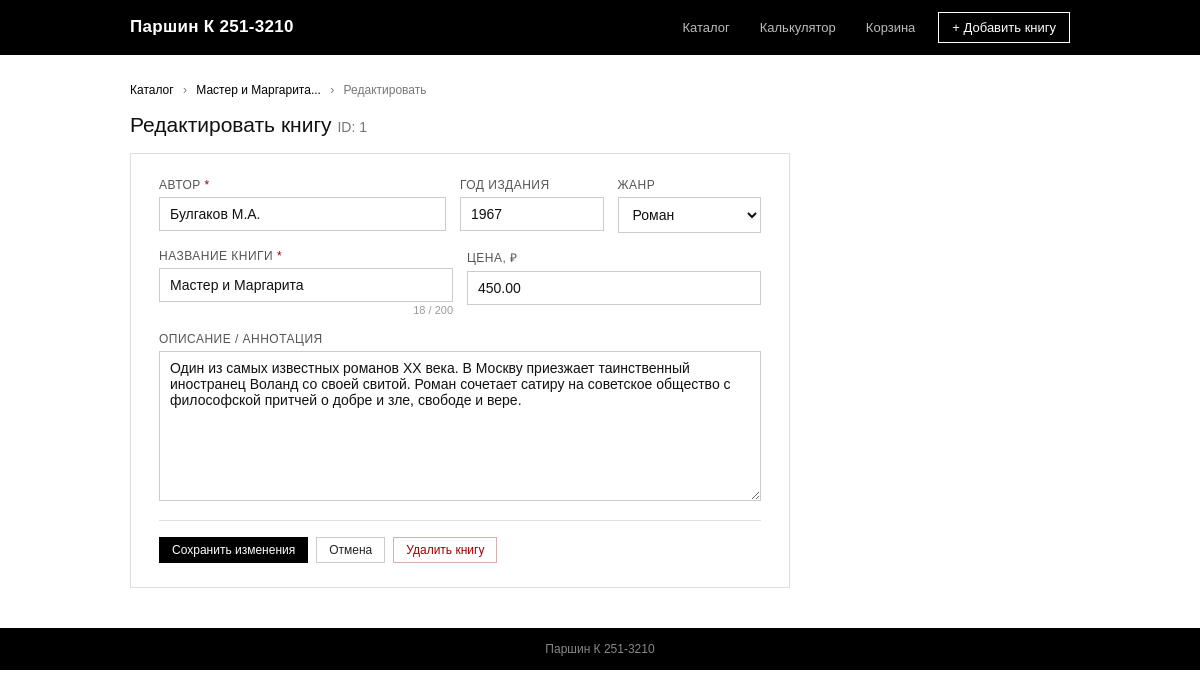
The app's page /book/1/edit with its own data.
### tables this page shows
CREATE TABLE IF NOT EXISTS books (
    id          INT AUTO_INCREMENT PRIMARY KEY,
    title       VARCHAR(200) NOT NULL,
    author      VARCHAR(150) NOT NULL,
    genre       VARCHAR(50)  NOT NULL DEFAULT 'Разное',
    year        SMALLINT     DEFAULT NULL,
    price       DECIMAL(8,2) NOT NULL DEFAULT 0,
    description TEXT,
    added_at    DATETIME     NOT NULL DEFAULT CURRENT_TIMESTAMP
);

### Controllers/BookController.php (called while the page is built, shortened)
<?php
class BookController
{
    private array $genres = [
        'Роман', 'Фантастика', 'Детектив', 'Приключения',
        'Биография', 'История', 'Наука', 'Поэзия', 'Разное'
    ];
    public function edit(?string $id = null): void
    {
        $book = Book::findById((int) $id);
        $genres  = $this->genres;
        require __DIR__ . '/../views/book/edit.php';
    }
}

### autoload.php (called while the page is built, shortened)
<?php
spl_autoload_register(function (string $class): void {
    $path = __DIR__ . '/' . str_replace(['MyProject\\', '\\'], ['', '/'], $class) . '.php';
});

### Models/Book.php (called while the page is built, shortened)
<?php
class Book
{
    private static ?\PDO $pdo = null;
    public static function db(): \PDO
    {
        if (self::$pdo === null) {
            self::$pdo = new \PDO(
                'mysql:host=localhost;dbname=bookstore;charset=utf8',
                'root',
                '',
                [\PDO::ATTR_ERRMODE => \PDO::ERRMODE_EXCEPTION]
            );
        }
        return self::$pdo;
    }
    public static function findById(int $id): ?array
    {
        $stmt = self::db()->prepare('SELECT * FROM books WHERE id = ?');
        $stmt->execute([$id]);
        $row = $stmt->fetch(\PDO::FETCH_ASSOC);
        return $row ?: null;
    }
}

### views/book/edit.php (the view, shortened to what this page needs)
<?php require __DIR__ . '/../layout/header.php'; ?>
<div class="bc">
    <a href="<?= url('book') ?>">Каталог</a> <span>›</span>
    <a href="<?= url('book/' . $book['id']) ?>"><?= htmlspecialchars(mb_substr($book['title'],0,40)) ?>...</a>
    <span>›</span> Редактировать
</div>
<div class="page-title">Редактировать книгу <span style="font-size:14px;font-weight:normal;color:#777">ID: <?= $book['id'] ?></span></div>
<div class="form-card">
    <form method="POST" action="<?= url('book/' . $book['id'] . '/edit') ?>">
        <div class="form-row-3">
            <div class="form-group">
                <label>Автор <span class="req">*</span></label>
                <input type="text" name="author" value="<?= htmlspecialchars($book['author']) ?>">
            </div>
            <div class="form-group">
                <label>Год издания</label>
                <input type="number" name="year" value="<?= htmlspecialchars($book['year']) ?>" max="2099">
            </div>
            <div class="form-group">
                <label>Жанр</label>
                <select name="genre">
                    <?php foreach ($genres as $g): ?>
                        <option value="<?= $g ?>" <?= $book['genre']===$g?'selected':'' ?>><?= $g ?></option>
                    <?php endforeach; ?>
                </select>
            </div>
        </div>
        <div class="form-row">
            <div class="form-group">
                <label>Название книги <span class="req">*</span></label>
                <input type="text" name="title" value="<?= htmlspecialchars($book['title']) ?>"
                       maxlength="200" oninput="cnt(this,200,'c1')">
                <div class="char-counter" id="c1"><?= mb_strlen($book['title']) ?> / 200</div>
            </div>
            <div class="form-group">
                <label>Цена, ₽</label>
                <input type="number" name="price" value="<?= htmlspecialchars($book['price']) ?>" min="0" step="1">
            </div>
        </div>
        <div class="form-group">
            <label>Описание / аннотация</label>
            <textarea name="description"><?= htmlspecialchars($book['description']) ?></textarea>
        </div>
        <div class="hr"></div>
        <div style="display:flex;gap:8px;align-items:center;flex-wrap:wrap;">
            <button type="submit" class="btn btn-primary">Сохранить изменения</button>
            <a href="<?= url('book/'.$book['id']) ?>" class="btn">Отмена</a>
            <form method="POST" action="<?= url('book/'.$book['id'].'/delete') ?>"
                  style="margin-left:auto;" onsubmit="return confirm('Удалить эту книгу?')">
                <button class="btn btn-danger">Удалить книгу</button>
            </form>
        </div>
    </form>
</div>
<?php require __DIR__ . '/../layout/footer.php'; ?>

### index.php (shortened to what this page needs)
<?php
require_once __DIR__ . '/autoload.php';
function url(string $path): string {
    return BASE_PATH . '/' . ltrim($path, '/');
}
$requestPath = parse_url($_SERVER['REQUEST_URI'], PHP_URL_PATH);
$uri = trim(substr($requestPath, strlen(BASE_PATH)), '/');
$routes = [
    '~^book/(\d+)/edit$~'   => [\MyProject\Controllers\BookController::class, 'edit'],
    '~^book/(\d+)/delete$~' => [\MyProject\Controllers\BookController::class, 'delete'],
    '~^book/(\d+)/cart$~'   => [\MyProject\Controllers\BookController::class, 'cartAdd'],
    '~^book/(\d+)$~'        => [\MyProject\Controllers\BookController::class, 'view'],
    '~^book/create$~'       => [\MyProject\Controllers\BookController::class, 'create'],
    '~^book/?$~'            => [\MyProject\Controllers\BookController::class, 'index'],
    '~^cart/(\d+)/update$~' => [\MyProject\Controllers\BookController::class, 'cartUpdate'],
    '~^cart/(\d+)/remove$~' => [\MyProject\Controllers\BookController::class, 'cartRemove'],
    '~^cart/clear$~'        => [\MyProject\Controllers\BookController::class, 'cartClear'],
    '~^cart$~'               => [\MyProject\Controllers\BookController::class, 'cartView'],
    '~^$~'                   => [\MyProject\Controllers\BookController::class, 'index'],
];
foreach ($routes as $pattern => $handler) {
    if (preg_match($pattern, $uri, $matches)) {
        [$controllerClass, $method] = $handler;
        $controller = new $controllerClass();
        $id = $matches[1] ?? null;
        $controller->$method($id);
        break;
    }
}

### views/layout/header.php (shortened to what this page needs)
<!DOCTYPE html>
<html lang="ru">
<head>
</head>
<body>
<header class="header">
    <div class="header-inner">
        <a href="<?= url('') ?>" class="logo">Паршин К 251-3210</a>
        <nav class="nav">
            <a href="<?= url('book') ?>">Каталог</a>
            <a href="<?= url('calculator.php') ?>">Калькулятор</a>
            <a href="<?= url('cart') ?>" class="cart-link">Корзина<?php if (!empty($cartCount)): ?><span class="cart-badge"><?= $cartCount ?></span><?php endif; ?></a>
            <a href="<?= url('book/create') ?>" class="btn-add">+ Добавить книгу</a>
        </nav>
    </div>
</header>
<div class="wrap">

### views/layout/footer.php
</div>
<footer class="footer">Паршин К 251-3210</footer>
</body>
</html>

### views/layout/header.php (style rules this page uses)
* { box-sizing: border-box; margin: 0; padding: 0; }
body { font-family: Arial, Helvetica, sans-serif; background: #fff; color: #111; font-size: 14px; min-height: 100vh; }
.header { background: #000; border-bottom: 1px solid #000; }
.header-inner { max-width: 980px; margin: 0 auto; padding: 0 20px; display: flex; align-items: center; justify-content: space-between; height: 54px; }
.logo { font-size: 17px; font-weight: bold; color: #fff; text-decoration: none; letter-spacing: .3px; }
.nav { display: flex; gap: 4px; align-items: center; }
.nav a { color: #bbb; text-decoration: none; font-size: 13px; padding: 7px 13px; }
.nav .btn-add { border: 1px solid #fff; color: #fff; margin-left: 6px; }
.nav .cart-link { position: relative; }
.wrap { max-width: 980px; margin: 28px auto; padding: 0 20px; }
.btn { display: inline-block; font-size: 12px; padding: 5px 12px; border: 1px solid #ccc; background: #fff; color: #222; text-decoration: none; cursor: pointer; font-family: inherit; }
.btn-primary { background: #000; color: #fff; border-color: #000; }
.btn-danger { color: #900; border-color: #d8b0b0; }
.form-card { background: #fff; border: 1px solid #ddd; padding: 24px 28px; max-width: 660px; }
.form-group { margin-bottom: 16px; }
.form-group label { display: block; font-size: 12px; color: #555; text-transform: uppercase; letter-spacing: .04em; margin-bottom: 5px; }
.req { color: #900; }
.form-group input, .form-group textarea, .form-group select { width: 100%; padding: 8px 10px; border: 1px solid #ccc; font-family: inherit; font-size: 14px; color: #111; background: #fff; }
.form-group textarea { height: 150px; resize: vertical; }
.form-row { display: grid; grid-template-columns: 1fr 1fr; gap: 14px; }
.form-row-3 { display: grid; grid-template-columns: 2fr 1fr 1fr; gap: 14px; }
.char-counter { font-size: 11px; color: #999; text-align: right; margin-top: 2px; }
.bc { font-size: 12px; color: #777; margin-bottom: 16px; }
.bc a { color: #000; text-decoration: none; }
.bc span { margin: 0 6px; }
.page-title { font-size: 21px; margin-bottom: 16px; }
.hr { border: none; border-top: 1px solid #e0e0e0; margin: 16px 0; }
.footer { background: #000; color: #888; text-align: center; padding: 14px; font-size: 12px; margin-top: 40px; }

### records on screen
books: title "Мастер и Маргарита", id "1", author "Булгаков М.А.", year "1967", genre "Роман", title "18", price "450.00", description "Один из самых известных романов XX века. В Москву приезжает таинственный иностранец Воланд со своей свитой. Роман сочетает сатиру на советское общество с философской притчей о добре и зле, свободе и вере."
